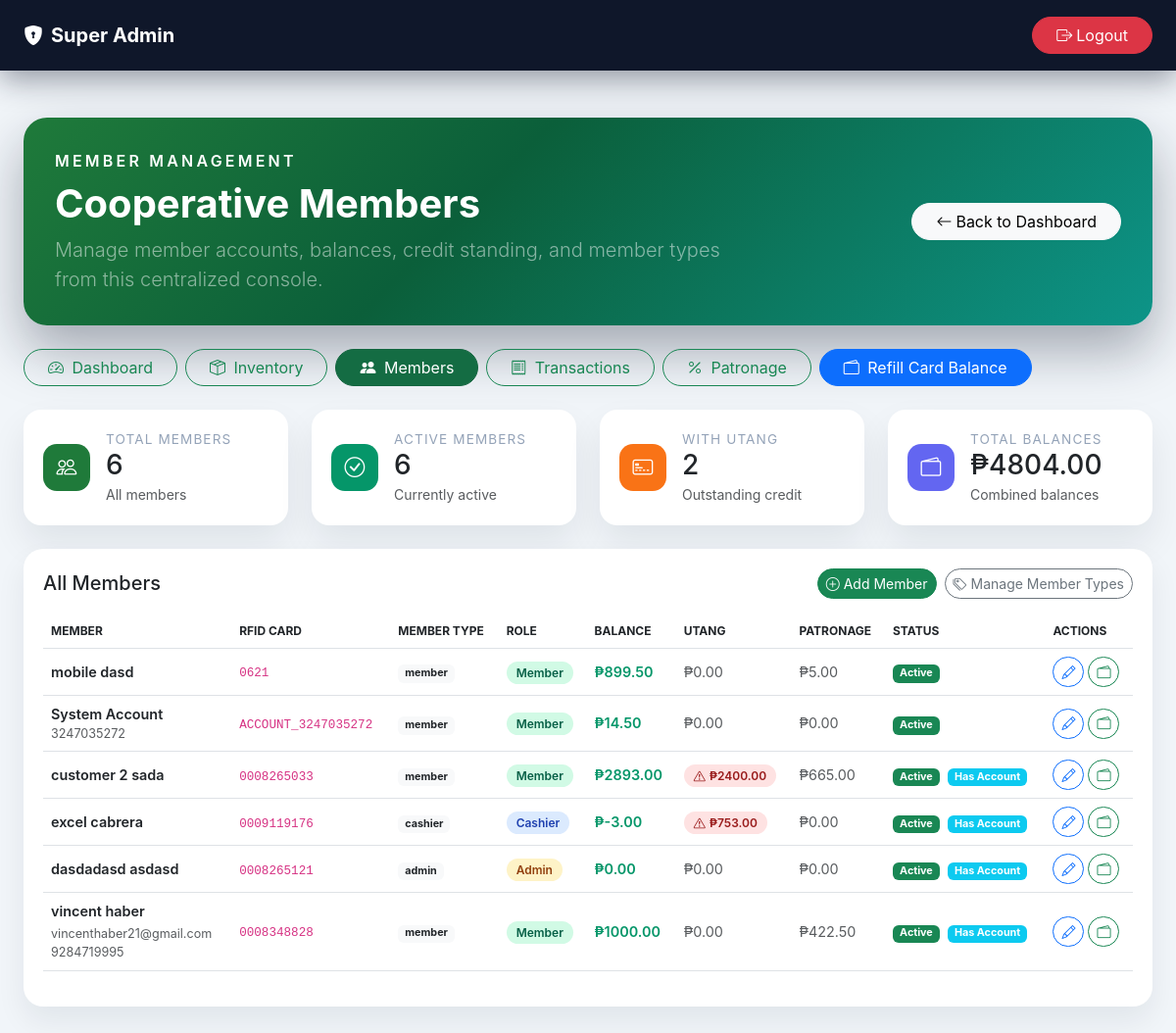
Before: /dashboard/members/ (signed in) with the older database file.
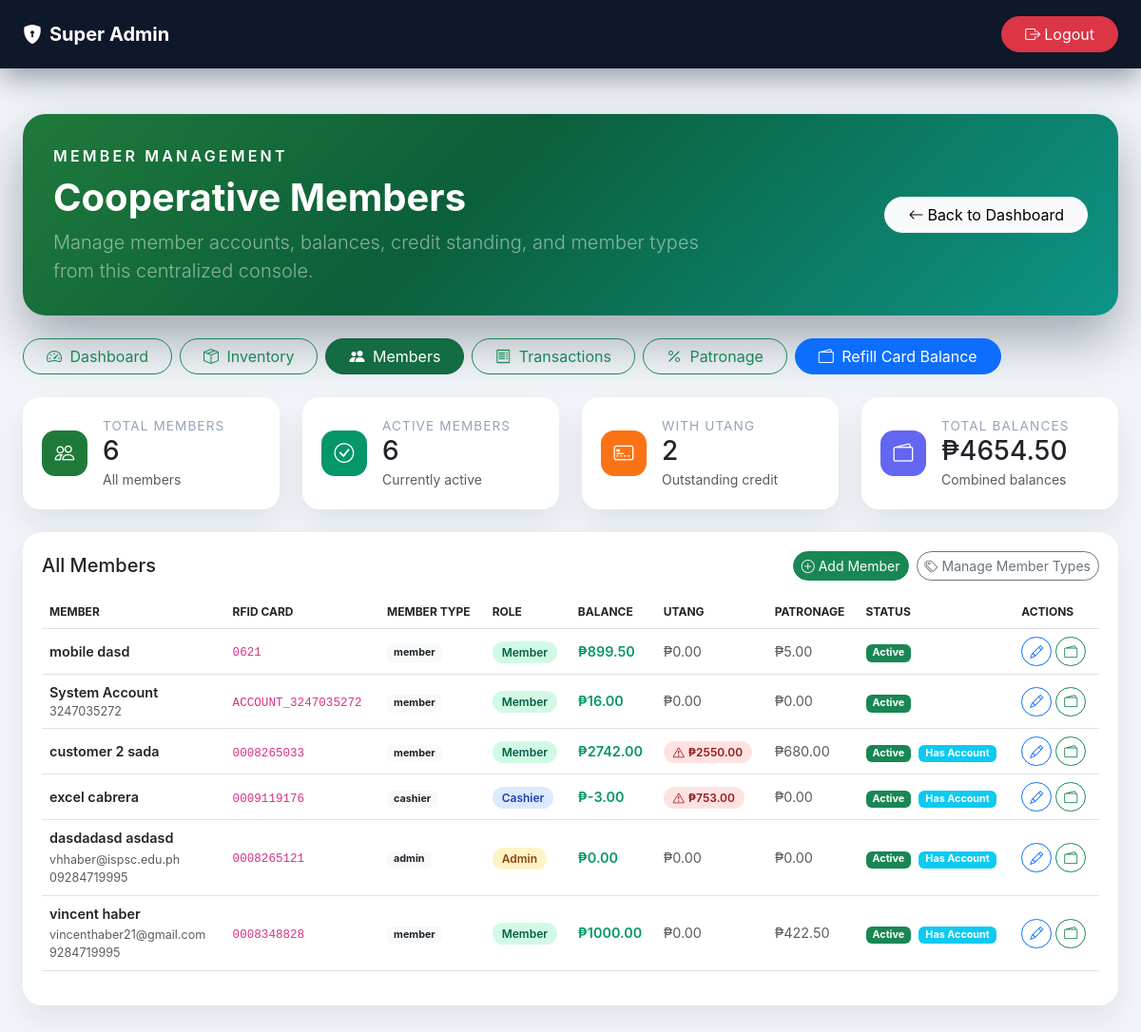
After: the same page with the newer database file.
### members/models.py (models this page shows, shortened)
class Member(models.Model):
    ROLE_CHOICES = [
        ('admin', 'Admin'),
        ('cashier', 'Cashier'),
        ('member', 'Member'),
    ]
    user = models.OneToOneField(User, on_delete=models.CASCADE, null=True, blank=True)
    rfid_card_number = models.CharField(max_length=50, unique=True)
    pin_hash = models.CharField(max_length=128, blank=True, null=True)
    first_name = models.CharField(max_length=100)
    last_name = models.CharField(max_length=100)
    email = models.EmailField(unique=True, null=True, blank=True)
    phone = models.CharField(max_length=20, blank=True)
    member_type = models.ForeignKey(MemberType, on_delete=models.SET_NULL, null=True)
    role = models.CharField(max_length=20, choices=ROLE_CHOICES, default='member')
    balance = models.DecimalField(max_digits=10, decimal_places=2, default=0.00)
    utang_balance = models.DecimalField(max_digits=10, decimal_places=2, default=0.00)
    total_patronage = models.DecimalField(max_digits=10, decimal_places=2, default=0.00)
    is_active = models.BooleanField(default=True)
    date_joined = models.DateTimeField(auto_now_add=True)
    last_transaction = models.DateTimeField(null=True, blank=True)
    created_at = models.DateTimeField(auto_now_add=True)
    updated_at = models.DateTimeField(auto_now=True)
    @property
    def full_name(self):
        return f"{self.first_name} {self.last_name}"
    class Meta:
        verbose_name = "Member"
        verbose_name_plural = "Members"
        ordering = ['-date_joined']

class MemberType(models.Model):
    name = models.CharField(max_length=100)
    description = models.TextField(blank=True)
    patronage_rate = models.DecimalField(max_digits=5, decimal_places=4, default=0.05)
    is_active = models.BooleanField(default=True)
    created_at = models.DateTimeField(auto_now_add=True)
    updated_at = models.DateTimeField(auto_now=True)
    class Meta:
        verbose_name = "Member Type"
        verbose_name_plural = "Member Types"

### admin_panel/views.py (the view)
# urls.py: path('dashboard/members/', admin_panel_views.member_management, name='member_management'),
@login_required
def member_management(request):
    if not is_admin_user(request.user):
        messages.warning(request, 'You do not have permission to access this page.')
        return redirect('kiosk_home')
    members = Member.objects.all().order_by('-date_joined')
    member_types = MemberType.objects.all()
    total_members = members.count()
    active_members = members.filter(is_active=True).count()
    members_with_utang = members.filter(is_active=True, utang_balance__gt=0).count()
    total_balances = members.aggregate(Sum('balance'))['balance__sum'] or 0
    context = {
        'members': members,
        'member_types': member_types,
        'total_members': total_members,
        'active_members': active_members,
        'members_with_utang': members_with_utang,
        'total_balances': total_balances,
    }
    return render(request, 'admin_panel/members.html', context)

### admin_panel/views.py (called while the page is built, shortened)
def is_admin_user(user):
    if user.is_staff or user.is_superuser:
        return True

### admin_panel/templates/admin_panel/members.html (shortened to what the changed rows need)
<!DOCTYPE html>
<html lang="en">
<head>
  <link href="https://cdn.jsdelivr.net/npm/bootstrap@5.3.0/dist/css/bootstrap.min.css" rel="stylesheet">
  <link href="https://cdn.jsdelivr.net/npm/bootstrap-icons@1.11.3/font/bootstrap-icons.css" rel="stylesheet">
</head>
<body>
  <main class="container-fluid px-4 py-5">
    <section class="hero-card mb-4">
      <div class="row align-items-center">
        <div class="col-lg-8">
          <h1 class="fw-bold mb-2">Cooperative Members</h1>
        </div>
      </div>
    </section>
    <section class="row g-4 mb-4">
      <div class="col-md-3">
        <div class="stat-card">
          <div class="d-flex align-items-center gap-3">
            <div>
              <div class="stat-title">Total Balances</div>
              <h3 class="mb-0">₱{{ total_balances|floatformat:2 }}</h3>
              <small class="text-muted">Combined balances</small>
            </div>
          </div>
        </div>
      </div>
    </section>
    <section class="row g-4">
      <div class="col-12">
        <div class="table-card">
          <div class="table-responsive">
            <table class="table align-middle">
              <thead>
                <tr>
                  <th>Member</th>
                  <th>RFID Card</th>
                  <th>Member Type</th>
                  <th>Role</th>
                  <th>Balance</th>
                  <th>Utang</th>
                  <th>Patronage</th>
                  <th>Status</th>
                  <th>Actions</th>
                </tr>
              </thead>
              <tbody>
                {% for member in members %}
                <tr>
                  <td>
                    <div class="fw-semibold">{{ member.full_name }}</div>
                    {% if member.email %}
                    <small class="text-muted">{{ member.email }}</small>
                    {% endif %}
                    {% if member.phone %}
                    <small class="text-muted d-block">{{ member.phone }}</small>
                    {% endif %}
                  </td>
                  <td><code>{{ member.rfid_card_number }}</code></td>
                  <td>
                    {% if member.member_type %}
                    <span class="badge bg-light text-dark">{{ member.member_type.name }}</span>
                    {% else %}
                    <span class="text-muted">No type</span>
                    {% endif %}
                  </td>
                  <td>
                    <span class="badge-role role-{{ member.role }}">
                      {{ member.get_role_display }}
                    </span>
                  </td>
                  <td>
                    <span class="balance-positive">₱{{ member.balance|floatformat:2 }}</span>
                  </td>
                  <td>
                    {% if member.utang_balance > 0 %}
                    <span class="utang-badge">
                      <i class="bi bi-exclamation-triangle me-1"></i>₱{{ member.utang_balance|floatformat:2 }}
                    </span>
                    {% else %}
                    <span class="text-muted">₱0.00</span>
                    {% endif %}
                  </td>
                  <td>
                    <span class="text-muted">₱{{ member.total_patronage|floatformat:2 }}</span>
                  </td>
                  <td>
                    {% if member.is_active %}
                    <span class="badge bg-success">Active</span>
                    {% else %}
                    <span class="badge bg-secondary">Inactive</span>
                    {% endif %}
                    {% if member.user %}
                    <span class="badge bg-info ms-1">Has Account</span>
                    {% endif %}
                  </td>
                  <td>
                    <div class="d-flex gap-1">
                      <button
                        type="button"
                        class="btn btn-sm btn-outline-primary rounded-pill edit-member-btn"
                        title="Edit Member"
                        data-id="{{ member.id }}"
                        data-first-name="{{ member.first_name|escapejs }}"
                        data-last-name="{{ member.last_name|escapejs }}"
                        data-email="{{ member.email|default_if_none:''|escapejs }}"
                        data-phone="{{ member.phone|escapejs }}"
                        data-rfid="{{ member.rfid_card_number|escapejs }}"
                        data-member-type="{% if member.member_type %}{{ member.member_type.id }}{% endif %}"
                        data-role="{{ member.role }}"
                        data-active="{{ member.is_active }}"
                      >
                        <i class="bi bi-pencil"></i>
                      </button>
                      <button type="button" class="btn btn-sm btn-outline-success rounded-pill" onclick="quickRefill({{ member.id }}, '{{ member.full_name }}', '{{ member.rfid_card_number }}', {{ member.balance }})" title="Quick Refill">
                        <i class="bi bi-wallet2"></i>
                      </button>
                    </div>
                  </td>
                </tr>
                {% endfor %}
              </tbody>
            </table>
          </div>
        </div>
      </div>
    </section>
  </main>
</body>
</html>

Changed rows visible on the page:
changed Member "System Account": balance "14.50" → "16.00"
changed Member "customer 2 sada": balance "2893.00" → "2742.00"; utang_balance "2400.00" → "2550.00"; total_patronage "665.00" → "680.00"
changed Member "dasdadasd asdasd": email (not shown) → "vhhaber@ispsc.edu.ph"; phone (not shown) → "09284719995"
Other visible differences:
{{ total_balances|floatformat:2 }}: "4804.00" → "4654.50"
